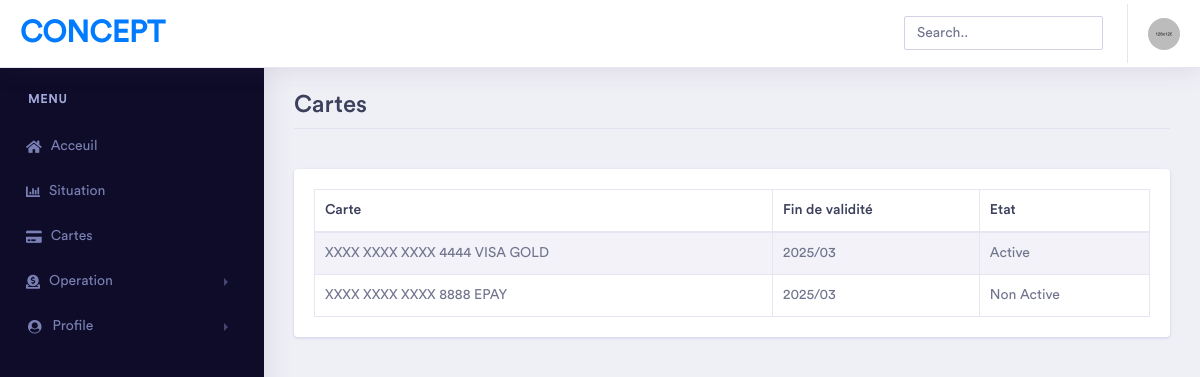
The app's page /pages/carte.php (signed in) with its own data.
### tables this page shows
CREATE TABLE IF NOT EXISTS `card` (
  `id` int NOT NULL AUTO_INCREMENT,
  `idaccount` int NOT NULL,
  `cardnumber` varchar(30) NOT NULL,
  `finishdate` date NOT NULL,
  `ccv` int NOT NULL,
  `type` int NOT NULL,
  `issuspended` tinyint(1) NOT NULL,
  PRIMARY KEY (`id`),
  KEY `type` (`type`),
  KEY `idaccount` (`idaccount`)
);

CREATE TABLE IF NOT EXISTS `cardtype` (
  `id` int NOT NULL AUTO_INCREMENT,
  `name` varchar(55) NOT NULL,
  PRIMARY KEY (`id`)
);

### pages/carte.php (the view, shortened to what this page needs)
<?php
    include 'functions.php';
    require '../config.php';
?>
<!doctype html>
<html lang="en">
<head>
    <link rel="stylesheet" href="../assets/vendor/bootstrap/css/bootstrap.min.css">
    <link href="../assets/vendor/fonts/circular-std/style.css" rel="stylesheet">
    <link rel="stylesheet" href="../assets/libs/css/style.css">
    <link rel="stylesheet" href="../assets/vendor/fonts/fontawesome/css/fontawesome-all.css">
</head>
<body>
    <div class="dashboard-main-wrapper">
        <?php
            header1('bakr');
            leftbar();
        ?>
        <div class="dashboard-wrapper">
            <div class="container-fluid  dashboard-content">
               <div class="row">
                    <div class="col-xl-12 col-lg-12 col-md-12 col-sm-12 col-12">
                        <div class="page-header">
                            <h2 class="pageheader-title">Cartes</h2>
                            <div class="page-breadcrumb">
                                <nav aria-label="breadcrumb">
                                    <ol class="breadcrumb">
                                    </ol>
                                </nav>
                            </div>
                        </div>
                    </div>
                </div>
                    <div class="row">
                        <div class="col-xl-12 col-lg-12 col-md-12 col-sm-12 col-12">
                        <div class="card">
                            <div class="card-body">
                                <div class="table-responsive">
                                       <?php
                                            $req = $connect->prepare('select ca.cardnumber as ccn, t.name as type, ca.finishdate as finishd, ca.issuspended as etat FROM card ca JOIN cardtype t ON ca.type = t.id
                                            where ca.idaccount = ( select id FROM account WHERE idclient = :id)');
                                            $req->execute(array(':id' => $_SESSION['id']));
                                        ?>
                                    <table class="table table-striped table-bordered first">
                                        <thead>
                                            <tr>
                                                <th>Carte</th>
                                                <th>Fin de validité	</th>
                                                <th>Etat</th>
                                            </tr>
                                        </thead>
                                        <tbody>
                                            <?php while($r = $req -> fetch()): ?>
                                            <tr>
                                                <td><?php echo htmlspecialchars(hideCard($r['ccn']).' '.$r['type']); ?></td>
                                                <td><?php echo date('Y/m',strtotime($r['finishd'])); ?></td>
                                                <td><?php
                                                        if($r['etat'] == false)
                                                            echo htmlspecialchars('Active');
                                                        else if($r['etat'] == true)
                                                            echo htmlspecialchars('Non Active');
                                                    ?>
                                                </td>
                                            </tr>
                                            <?php endwhile; ?>
                                        </tbody>
                                    </table>
                                </div>
                            </div>
                        </div>
                    </div>
                    </div>
            </div>
        </div>
    </div>
</body>
</html>

### pages/functions.php (shortened to what this page needs)
<?php
function header1($user)
    {
        echo '
            <div class="dashboard-header">
            <nav class="navbar navbar-expand-lg bg-white fixed-top">
                <a class="navbar-brand" href="index.php">Concept</a>
                    <button class="navbar-toggler" type="button" data-toggle="collapse" data-target="#navbarSupportedContent" aria- controls="navbarSupportedContent" aria-expanded="false" aria-label="Toggle navigation">
                    <span class="navbar-toggler-icon"></span>
                    </button>
                    <div class="collapse navbar-collapse " id="navbarSupportedContent">
                    <ul class="navbar-nav ml-auto navbar-right-top">
                        <li class="nav-item">
                            <div id="custom-search" class="top-search-bar">
                                <input class="form-control" type="text" placeholder="Search..">
                            </div>
                        </li>
                        <li class="nav-item dropdown nav-user">
                            <a class="nav-link nav-user-img" href="#" id="navbarDropdownMenuLink2" data-toggle="dropdown" aria-haspopup="true" aria-expanded="false"><img src="../assets/images/avatar-1.jpg" alt="" class="user-avatar-md rounded-circle"></a>
                            <div class="dropdown-menu dropdown-menu-right nav-user-dropdown" aria-labelledby="navbarDropdownMenuLink2">
                                <div class="nav-user-info">
                                    <h5 class="mb-0 text-white nav-user-name">'.$user.'</h5>
                                </div>
                                <a class="dropdown-item" href="../logout.php"><i class="fas fa-power-off mr-2"></i>Logout</a>
                            </div>
                        </li>
                    </ul>
                </div>
            </nav>
        </div>';
    }
function leftbar()
    {
        echo ' <div class="nav-left-sidebar sidebar-dark">
            <div class="menu-list">
                <nav class="navbar navbar-expand-lg navbar-light">
                    <div class="collapse navbar-collapse" id="navbarNav">
                        <ul class="navbar-nav flex-column">
                            <li class="nav-divider">
                                Menu
                            </li>
                            <li class="nav-item ">
                                <a class="nav-link" href="index.php" aria-expanded="false" aria-controls="submenu-1"><i class="fas fa-home"></i>Acceuil </a>
                            </li>
                            <li class="nav-item">
                                <a class="nav-link" href="situation.php" aria-expanded="false" data-target="#submenu-2" aria-controls="submenu-2"><i class="fas fa-chart-bar"></i>Situation</a>
                            </li>
                            <li class="nav-item">
                                <a class="nav-link" href="carte.php" aria-expanded="false" data-target="#submenu-2" aria-controls="submenu-2"><i class="fas fa-credit-card"></i>Cartes</a>
                            </li>
                            <li class="nav-item">
                                <a class="nav-link" href="#" data-toggle="collapse" aria-expanded="false" data-target="#submenu-3" aria-controls="submenu-3"><i class="fas fa-donate"></i>Operation</a>
                            </li>
                            <li class="nav-item ">
                                <a class="nav-link" href="#" data-toggle="collapse" aria-expanded="false" data-target="#submenu-4" aria-controls="submenu-4"><i class="fa fa-fw fa-user-circle"></i>Profile</a>
                            </li>
                        </ul>
                    </div>
                </nav>
            </div>
        </div>';
    }
function hideCard($card)
{
    $length = strlen($card);
    for ($i = 0; $i < $length - 4; $i++)
        {
            if ($card[$i] == ' ')
                { continue; }
                $card[$i] = 'X';
    }
    return $card;
}
?>

### records on screen
card: cardnumber.name "XXXX XXXX XXXX 4444 VISA GOLD", finishdate "2025/03"
card: cardnumber.name "XXXX XXXX XXXX 8888 EPAY", finishdate "2025/03"
